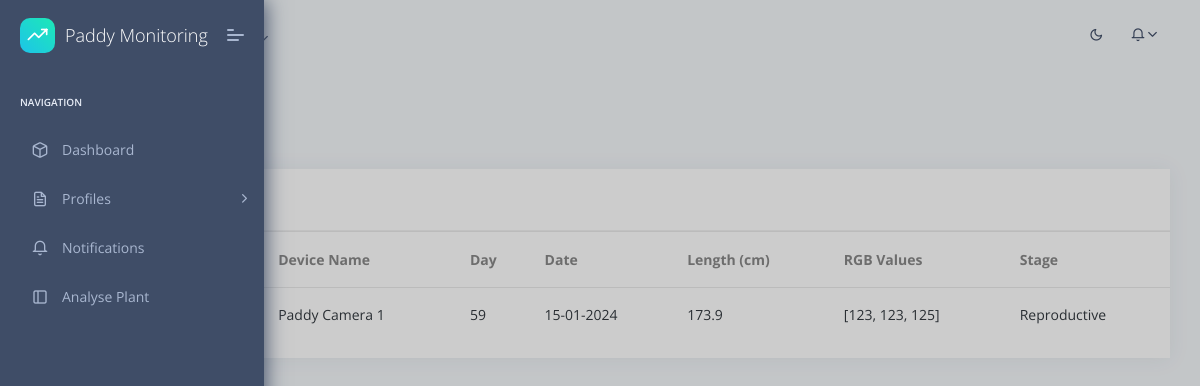
The page / on the database its author committed.
### website/models.py (models this page shows)
class Profile(db.Model):
    id = db.Column(db.Integer, primary_key=True)
    initial_date = db.Column(db.DateTime)
    name_plant = db.Column(db.String(120))
    type_plant = db.Column(db.String(120))
    device = db.Column(db.String(120))
    result = db.relationship('Result', backref='profile', lazy=True, cascade='all, delete-orphan')

class Result(db.Model):
    id = db.Column(db.Integer, primary_key=True)
    stage = db.Column(db.String(120)) # Need to add the string, not the stage number
    rgb_val = db.Column(db.String(120)) # This is list but supposedly list of int can add as str
    days_since = db.Column(db.Integer)
    date_updated = db.Column(db.String(120))
    image = db.Column(db.String(12000))
    leaf_l = db.Column(db.Integer)
    disease = db.Column(db.String(120))
    health_stat = db.Column(db.String(120))
    profile_id = db.Column(db.Integer, db.ForeignKey('profile.id', ondelete='CASCADE'), nullable=False)
    message = db.relationship('Message', backref='result', lazy=True, cascade='all, delete-orphan')

### website/views.py (the view)
@views.route('/', methods=['POST', 'GET'])
def index():
    try:
        profiles = (
            db.session.query(Profile, Result)
            .outerjoin(Result, Result.profile_id == Profile.id)
            .group_by(Profile.id)
            .order_by(Profile.id, Result.date_updated.desc())
            .distinct(Profile.id)
            .all()
        )
        return render_template('index.html', profiles=profiles)
    except NoResultFound as e:
        profiles = Profile.query.all()
        return render_template('index.html', profiles=[])

### website/__init__.py (called while the page is built)
def format_date(value):
    datetime_object = datetime.strptime(value, "%Y-%m-%d %H:%M:%S.%f")
    formatted_datetime = datetime_object.strftime("%d-%m-%Y")
    return formatted_datetime

### website/views.py (called while the page is built)
def get_notifications():
    return Message.query.filter_by(cleared=False).all()

@views.context_processor
def inject_notifications():
    return dict(notifications=get_notifications())

### website/templates/index.html (shortened to what this page needs)
{% extends "base.html" %}{% block title %}Dashboard{% endblock %} {% block
content %}
<div class="pcoded-main-container">
  <div class="pcoded-wrapper">
    <div class="pcoded-content">
      <div class="pcoded-inner-content">
        <div class="main-body">
          <div class="page-wrapper">
            <nav aria-label="breadcrumb">
              <ol class="breadcrumb custom-breadcrumb">
                <li class="breadcrumb-item">
                  <a href="#"></a>
                </li>
                <li class="breadcrumb-item active" aria-current="page">
                </li>
              </ol>
            </nav>
            <div>
              <div class="card">
                <div class="card-header">
                  <h5>Paddy</h5>
                </div>
                <div>
                  <div class="table-responsive">
                    <table class="table table-hover">
                      <thead>
                        <tr>
                          <th>Plant Name</th>
                          <th>Device Name</th>
                          <th>Day</th>
                          <th>Date</th>
                          <th>Length (cm)</th>
                          <th>RGB Values</th>
                          <th>Stage</th>
                        </tr>
                      </thead>
                      {% for profile, result in profiles %}
                      <div class="results">
                        <tbody>
                          <tr
                            class="text-dark mb-1 text-sm clickable-row"
                            data-href="{{ url_for('analysis.display_dash', profile_id=profile.id) }}"
                          >
                            <td>{{ profile.name_plant }}</td>
                            {% if profile.device == 'Paddy1' %}
                            <td>Paddy Camera 1</td>
                            {% else %}
                            <td>Paddy Camera 2</td>
                            {% endif %} {% if result %}
                            <td>{{ result.days_since }}</td>
                            <td>{{ result.date_updated | format_date }}</td>
                            <td>{{ result.leaf_l }}</td>
                            <td>{{ result.rgb_val }}</td>
                            <td>{{ result.stage }}</td>
                            {% endif %}
                          </tr>
                        </tbody>
                      </div>
                      {% endfor %}
                    </table>
                  </div>
                </div>
              </div>
            </div>
          </div>
        </div>
      </div>
    </div>
  </div>
</div>
{% endblock %}

### rows shown on the page
Profile: device "Paddy Camera 1", days_since "59", date_updated "15-01-2024", leaf_l "173.9", rgb_val "[123, 123, 125]", stage "Reproductive"
